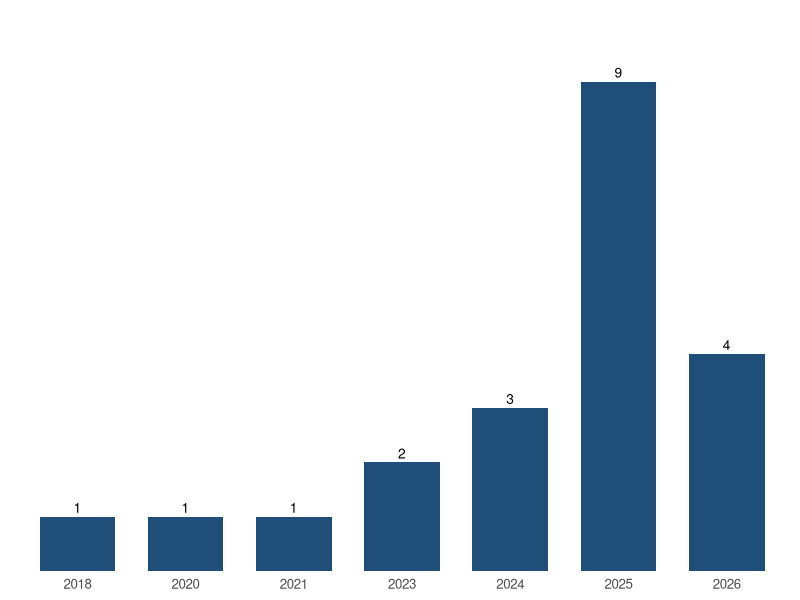

The R script that drew this image:
## ---- chunk 1
#| label: setup
#| include: false
library(ggplot2)
pubs <- read.csv("data/publications.csv", stringsAsFactors = FALSE)
pubs <- pubs[order(-pubs$year, seq_len(nrow(pubs))), ]
topic_order <- c("Tobacco & Smoking Cessation", "Cannabis", "Opioids & Chronic Pain",
                 "Alcohol", "Digital Well-being", "HIV, Global & Child Health")
topic_order <- c(topic_order, setdiff(unique(pubs$topic), topic_order))

fmt_pub <- function(p) {
  authors <- gsub("Devkota J", "**Devkota J**", p$authors, fixed = TRUE)
  if (isTRUE(p$equal_first) || identical(p$equal_first, "True"))
    authors <- sub("**Devkota J**", "**Devkota J**<sup>\\*</sup>", authors, fixed = TRUE)
  links <- c(
    if (nzchar(p$doi))   sprintf("[DOI](https://doi.org/%s){.badge-link .badge .text-bg-primary}", p$doi),
    if (!is.na(p$pmid) && nzchar(p$pmid)) sprintf("[PubMed](https://pubmed.ncbi.nlm.nih.gov/%s/){.badge-link .badge .text-bg-secondary}", p$pmid),
    if (nzchar(p$pmcid)) sprintf("[Full text](https://www.ncbi.nlm.nih.gov/pmc/articles/%s/){.badge-link .badge .text-bg-success}", p$pmcid)
  )
  sprintf("- [%s.]{.pub-title}<br>%s.<br>[*%s*, %d]{.pub-meta}<br>%s",
          p$title, authors, p$journal, p$year, paste(links, collapse = " "))
}
print_group <- function(heading, sub, level = "###") {
  cat("\n", level, " ", heading, " [", nrow(sub), "]{.badge .rounded-pill .text-bg-light}\n\n::: {.pub-list}\n", sep = "")
  for (i in seq_len(nrow(sub))) cat(fmt_pub(sub[i, ]), "\n", sep = "")
  cat(":::\n")
}
## ---- chunk 2
#| label: fig-pubs-year
#| echo: false
#| fig-height: 2.6
#| fig-cap: "Publications per year"
ggplot(pubs, aes(factor(year))) +
  geom_bar(fill = "#1f4e79", width = 0.7) +
  geom_text(stat = "count", aes(label = after_stat(count)), vjust = -0.4, size = 3.5) +
  scale_y_continuous(expand = expansion(mult = c(0, 0.15))) +
  labs(x = NULL, y = NULL) +
  theme_minimal(base_size = 12) +
  theme(panel.grid = element_blank(), axis.text.y = element_blank())
## ---- chunk 3
#| label: pub-by-topic
#| echo: false
#| output: asis
for (tp in topic_order) print_group(tp, pubs[pubs$topic == tp, ])
## ---- chunk 4
#| label: pub-by-year
#| echo: false
#| output: asis
for (yr in unique(pubs$year)) print_group(yr, pubs[pubs$year == yr, ])
